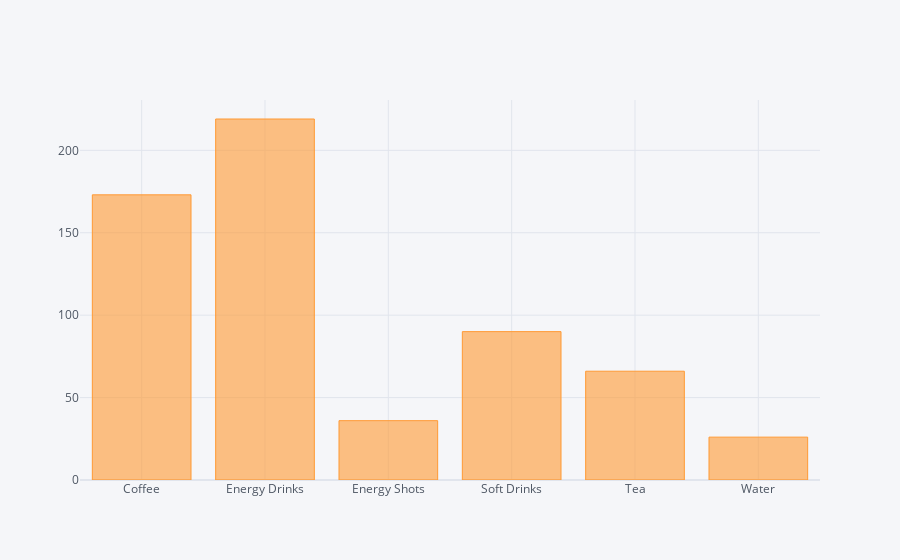

This figure's notebook cell:
### Markdown cell above
The distribution of Drinks based on their type is presented in the following plot

### Code cell
df.groupby('type')['drink'].count().iplot(kind = 'bar')

### Figure 1 — Plotly figure (JSON) as saved in the notebook; plotly's stock layout.template omitted (floating-point values rounded to 4 significant figures)
{"data": [{"marker": {"color": "rgba(255, 153, 51, 0.6)", "line": {"color": "rgba(255, 153, 51, 1.0)", "width": 1}}, "name": "drink", "orientation": "v", "text": "", "type": "bar", "x": ["Coffee", "Energy Drinks", "Energy Shots", "Soft Drinks", "Tea", "Water"], "y": [173, 219, 36, 90, 66, 26]}], "layout": {"legend": {"bgcolor": "#F5F6F9", "font": {"color": "#4D5663"}}, "paper_bgcolor": "#F5F6F9", "plot_bgcolor": "#F5F6F9", "title": {"font": {"color": "#4D5663"}}, "xaxis": {"gridcolor": "#E1E5ED", "showgrid": true, "tickfont": {"color": "#4D5663"}, "title": {"font": {"color": "#4D5663"}, "text": ""}, "zerolinecolor": "#E1E5ED"}, "yaxis": {"gridcolor": "#E1E5ED", "showgrid": true, "tickfont": {"color": "#4D5663"}, "title": {"font": {"color": "#4D5663"}, "text": ""}, "zerolinecolor": "#E1E5ED"}}}
